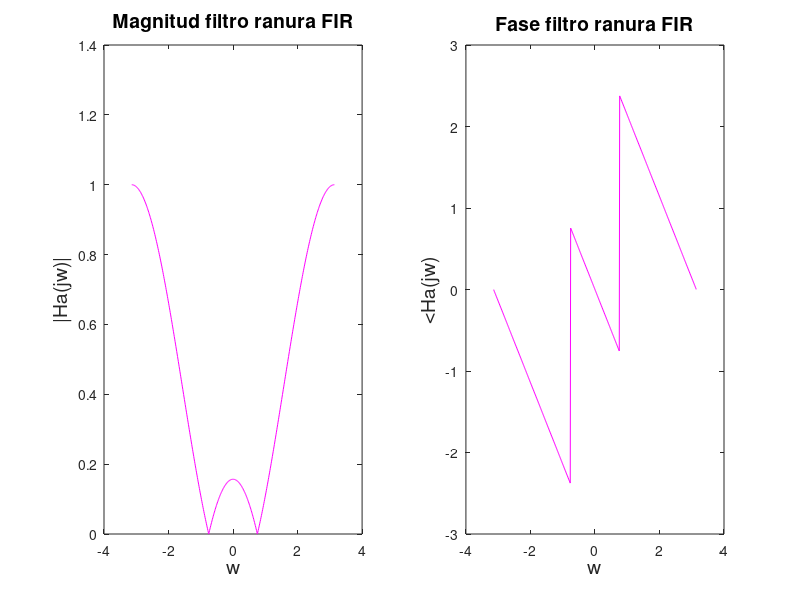
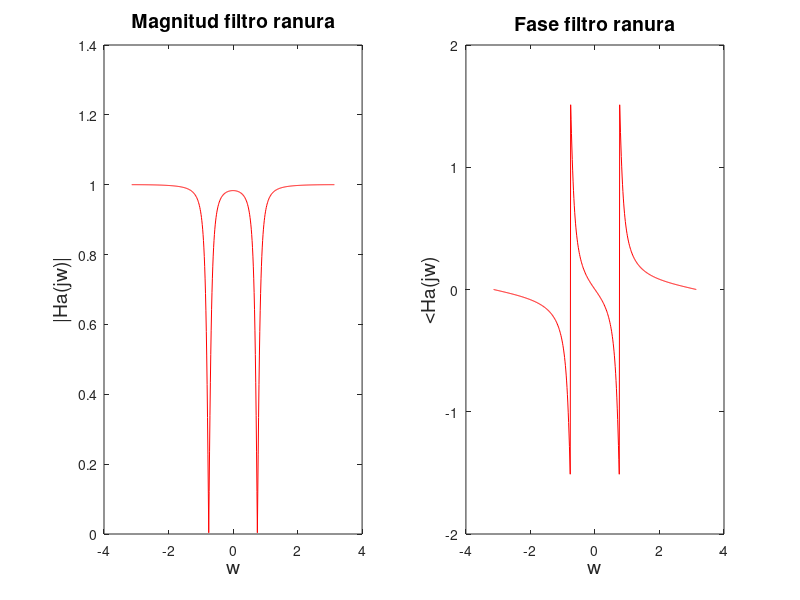

These charts were generated, in order, by the following MATLAB code:
%Ejercicio 9

% Con un tamaño de paso de 0.004 obtenemos Fs = 500 muestras/s
% T = 2 porque se estudia desde -pi a pi.
% Paso = Fs(m/s)*T(s) = # muestras

f = [-1:0.004:1];
w = 3.14*f;
w0 = 0.24*pi;

% Inciso A: filtro de segundo orden 
b0 = 0.2892;


% Funcion de magnitud |H(w)|

V1 = 2-2.*cos(w-w0);
V2 = 2-2.*cos(w+w0);
H = abs(b0).*sqrt(V1.*V2);

% Funcion de fase de H(w)

A = sin(w-w0);
B = 1-cos(w-w0);
C = sin(w+w0);
D = 1-cos(w+w0);
P1 = atan(A./B);
P2 = atan(C./D);
P3 = P1+P2;

figure(1)
subplot(1,2,1);
plot(w,H,"m");
title("Magnitud filtro ranura FIR","FontSize",14)
xlabel('w',"FontSize",14);
ylabel('|Ha(jw)|',"FontSize",14);

subplot(1,2,2);
plot(w,P3,"m");
title("Fase filtro ranura FIR","FontSize",14)
xlabel('w',"FontSize",14);
ylabel('<Ha(jw)',"FontSize",14);

% Inciso B: filtro de segundo orden con polos r = 0.9
b1 = 0.9030;

% Funcion de magnitud |H(w)|

V12 = 2-2.*cos(w-w0);
V22 = 2-2.*cos(w+w0);
V32 = 1.81 - 1.8.*cos(w-w0);
V42 = 1.81 - 1.8.*cos(w+w0);
H2 = abs(b1).*sqrt(V12.*V22./V32./V42);

% Funcion de fase de H(w).
A1 = 0.9*sin(w-w0);
B1 = 1-0.9*cos(w-w0);
C1 = 0.9*sin(w+w0);
D1 = 1-0.9*cos(w+w0);
P4 = atan(A1./B1);
P5 = atan(C1./D1);
PT = P3-(P4+P5); %Le resto a la fase de los ceros la fase de los polos

figure(2)
subplot(1,2,1);
plot(w,H2,"r");
title("Magnitud filtro ranura","FontSize",14)
xlabel('w',"FontSize",14);
ylabel('|Ha(jw)|',"FontSize",14);

subplot(1,2,2);
plot(w,PT,"r");
title("Fase filtro ranura","FontSize",14)
xlabel('w',"FontSize",14);
ylabel('<Ha(jw)',"FontSize",14);